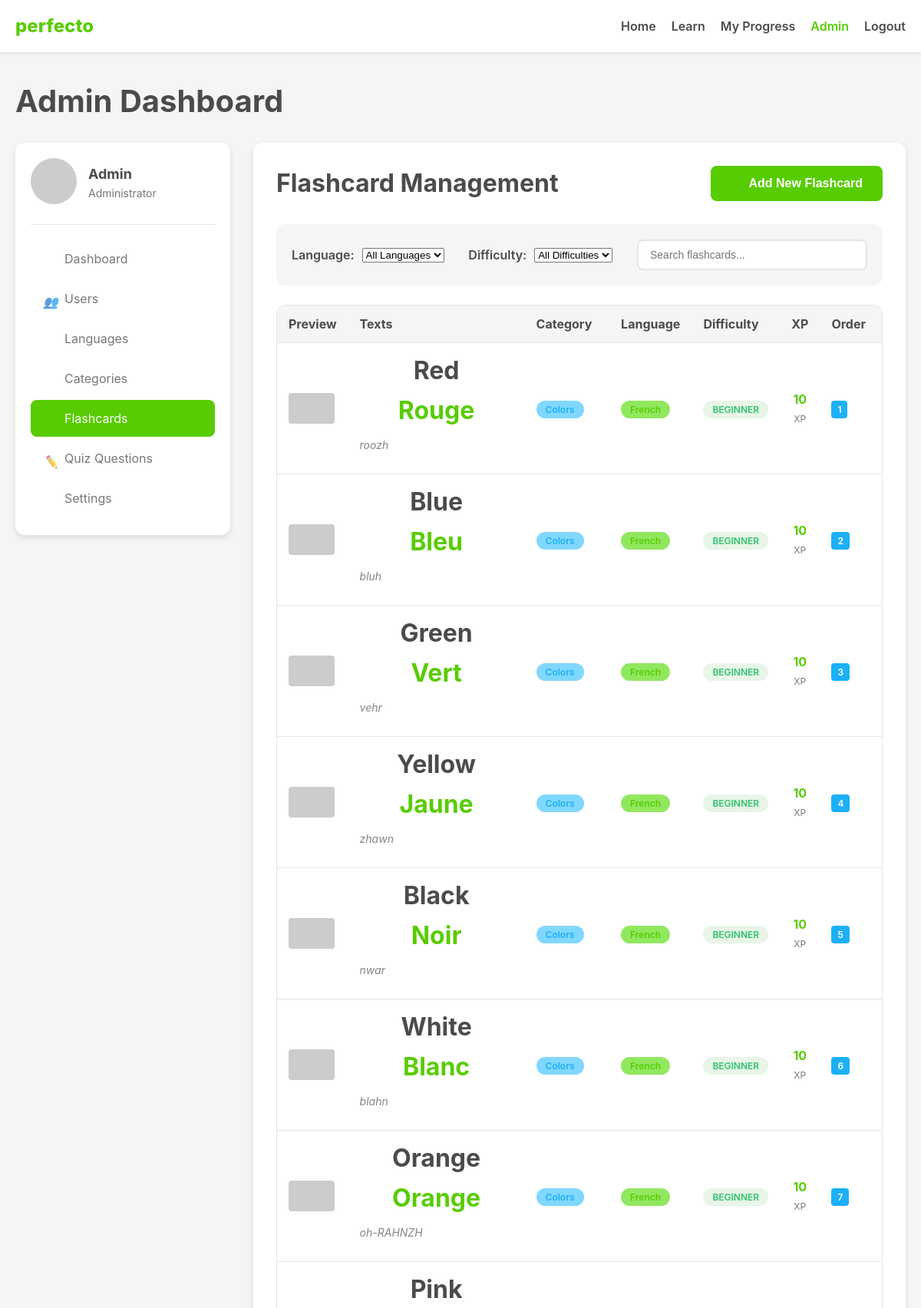
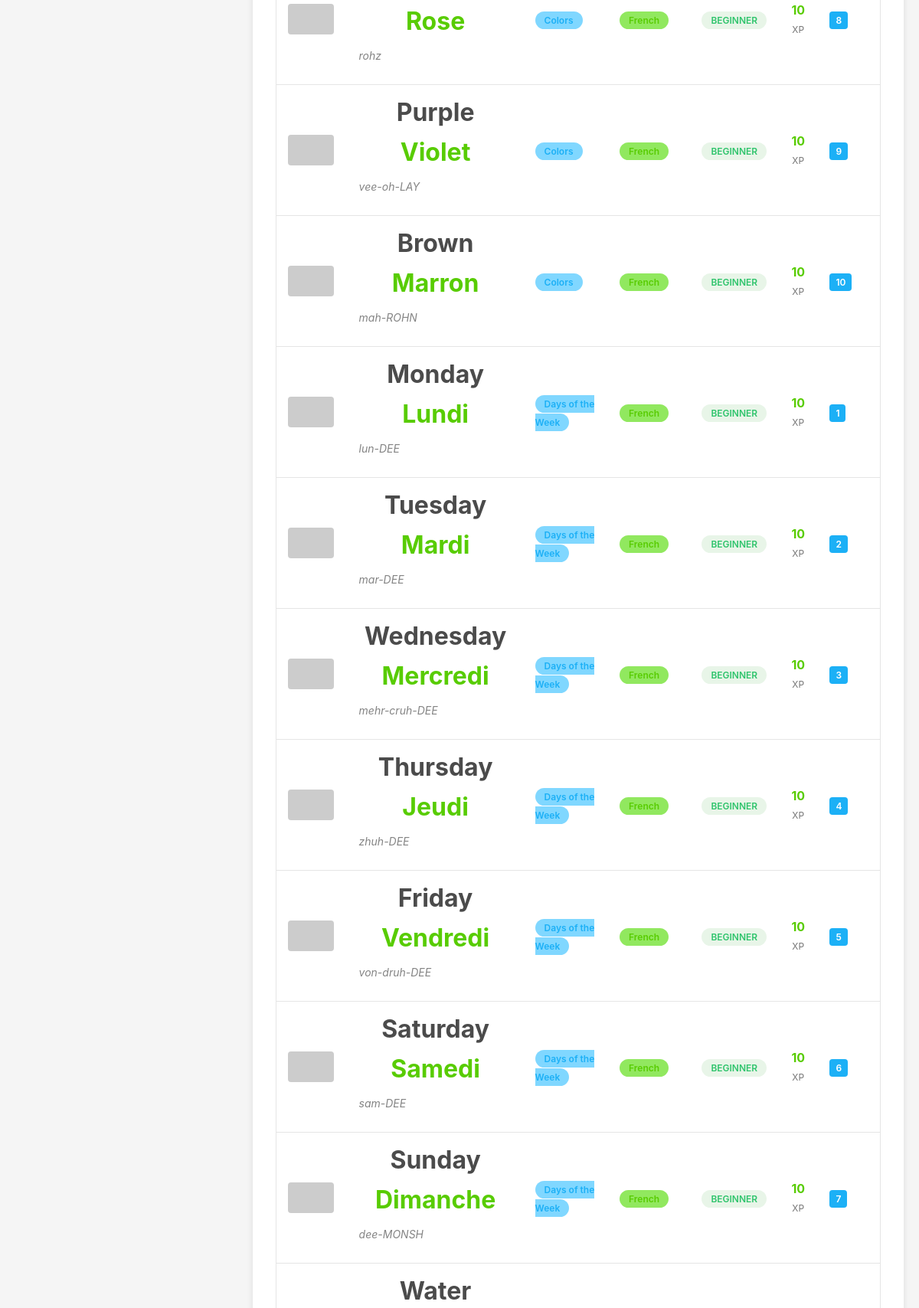
Page /dashboard/admin.php?tab=flashcards&filter=1 (signed in, upper part) on the committed database (2 pictures, top to bottom).
### tables this page shows
CREATE TABLE IF NOT EXISTS flashcards (
    id INT AUTO_INCREMENT PRIMARY KEY,
    category_id INT NOT NULL,
    native_text VARCHAR(255) NOT NULL,
    foreign_text VARCHAR(255) NOT NULL,
    pronunciation VARCHAR(255),
    image_url VARCHAR(255) DEFAULT 'https://placehold.co/300x200',
    xp_value INT DEFAULT 10,
    difficulty ENUM('beginner', 'intermediate', 'advanced') DEFAULT 'beginner',
    display_order INT DEFAULT 0,
    FOREIGN KEY (category_id) REFERENCES categories(id) ON DELETE CASCADE
);

CREATE TABLE IF NOT EXISTS categories (
    id INT AUTO_INCREMENT PRIMARY KEY,
    language_id INT NOT NULL,
    name VARCHAR(100) NOT NULL,
    slug VARCHAR(100) NOT NULL,
    description TEXT,
    display_order INT DEFAULT 0,
    FOREIGN KEY (language_id) REFERENCES languages(id) ON DELETE CASCADE
);

CREATE TABLE IF NOT EXISTS languages (
    id INT AUTO_INCREMENT PRIMARY KEY,
    name VARCHAR(100) NOT NULL,
    code VARCHAR(10) NOT NULL UNIQUE,
    flag_url VARCHAR(255) NOT NULL,
    phrase_count INT DEFAULT 0,
    display_order INT DEFAULT 0
);

### dashboard/admin-tabs/flashcards.php (the view, shortened to what this page needs)
<div class="admin-panel">
    <div class="panel-header">
        <h2>Flashcard Management</h2>
        <div class="panel-actions">
            <button class="btn btn-primary" onclick="togglePanel('add-flashcard-panel')">
                <i class="btn-icon add-icon"></i>
                Add New Flashcard
            </button>
        </div>
    </div>
    <div class="filter-controls">
        <div class="filter-group">
            <label for="language-filter">Language:</label>
            <select id="language-filter" onchange="filterByLanguage(this.value)">
                <option value="">All Languages</option>
            </select>
        </div>
        <div class="filter-group">
            <label for="difficulty-filter">Difficulty:</label>
            <select id="difficulty-filter" onchange="filterByDifficulty(this.value)">
                <option value="">All Difficulties</option>
            </select>
        </div>
        <div class="search-box">
            <input type="text" id="flashcard-search" placeholder="Search flashcards..." onkeyup="filterTable('flashcards-table', this.value)">
            <i class="search-icon"></i>
        </div>
    </div>
    <div class="table-container">
        <table class="admin-table" id="flashcards-table">
            <thead>
                <tr>
                    <th>Preview</th>
                    <th>Texts</th>
                    <th>Category</th>
                    <th>Language</th>
                    <th>Difficulty</th>
                    <th>XP</th>
                    <th>Order</th>
                    <th>Actions</th>
                </tr>
            </thead>
            <tbody>
                <?php if (!empty($data['flashcards'])): ?>
                    <?php foreach ($data['flashcards'] as $flashcard): ?>
                        <tr data-language-id="<?php
                            $language_id = '';
                            foreach ($categories as $cat) {
                                if ($cat['id'] == $flashcard['category_id']) {
                                    $language_id = $cat['language_id'];
                                    break;
                                }
                            }
                            echo $language_id;
                        ?>" data-difficulty="<?php echo $flashcard['difficulty']; ?>">
                            <td>
                                <div class="flashcard-preview">
                                    <img src="<?php echo htmlspecialchars($flashcard['image_url']); ?>"
                                         alt="<?php echo htmlspecialchars($flashcard['native_text']); ?>"
                                         class="preview-image"
                                         onerror="this.src='https://placehold.co/60x40/E5E5E5/999999?text=No+Image'">
                                </div>
                            </td>
                            <td>
                                <div class="flashcard-texts">
                                    <div class="native-text">
                                        <strong><?php echo htmlspecialchars($flashcard['native_text']); ?></strong>
                                    </div>
                                    <div class="foreign-text">
                                        <?php echo htmlspecialchars($flashcard['foreign_text']); ?>
                                    </div>
                                    <?php if (!empty($flashcard['pronunciation'])): ?>
                                        <div class="pronunciation">
                                            <em><?php echo htmlspecialchars($flashcard['pronunciation']); ?></em>
                                        </div>
                                    <?php endif; ?>
                                </div>
                            </td>
                            <td>
                                <span class="category-tag">
                                    <?php echo htmlspecialchars($flashcard['category_name']); ?>
                                </span>
                            </td>
                            <td>
                                <span class="language-tag">
                                    <?php echo htmlspecialchars($flashcard['language_name']); ?>
                                </span>
                            </td>
                            <td>
                                <span class="difficulty-badge <?php echo $flashcard['difficulty']; ?>">
                                    <?php echo ucfirst($flashcard['difficulty']); ?>
                                </span>
                            </td>
                            <td>
                                <div class="xp-display">
                                    <span class="xp-amount"><?php echo $flashcard['xp_value']; ?></span>
                                    <span class="xp-label">XP</span>
                                </div>
                            </td>
                            <td>
                                <span class="order-badge"><?php echo $flashcard['display_order']; ?></span>
                            </td>
                            <td>
                            </td>
                        </tr>
                    <?php endforeach; ?>
                <?php endif; ?>
            </tbody>
        </table>
    </div>
</div>

### assets/css/style.css (style rules this page uses)
:root { --primary-color: #58CC02; --primary-dark: #45a70a; --primary-light: #91e85f; --secondary-color: #1CB0F6; --secondary-dark: #0099e3; --secondary-light: #80d7ff; --accent-color: #FF4B4B; --success-color: #2fc46c; --warning-color: #ffc800; --error-color: #ff4b4b; --text-dark: #4b4b4b; --text-medium: #777777; --text-light: #a5a5a5; --background-light: #f5f5f5; --background-white: #ffffff; --border-color: #e5e5e5; --shadow-color: rgba(0, 0, 0, 0.1); --font-primary: 'Nunito', -apple-system, BlinkMacSystemFont, 'Segoe UI', Roboto, Oxygen, Ubuntu, Cantarell, 'Open Sans', 'Helvetica Neue', sans-serif; }
* { margin: 0; padding: 0; box-sizing: border-box; }
body { font-family: var(--font-primary); font-size: 16px; line-height: 1.5; color: var(--text-dark); background-color: var(--background-light); }
h1, h2, h3, h4, h5, h6 { margin-bottom: 0.5em; line-height: 1.2; font-weight: 700; }
h2 { font-size: 2rem; }
.btn { display: inline-block; padding: 12px 24px; font-size: 1rem; font-weight: 700; text-align: center; border-radius: 8px; border: 2px solid transparent; cursor: pointer; transition: all 0.3s ease; }
.btn-primary { background-color: var(--primary-color); color: white; border-color: var(--primary-color); }
.admin-panel { padding: 30px; }
.panel-header { display: flex; justify-content: space-between; align-items: center; margin-bottom: 30px; flex-wrap: wrap; gap: 15px; }
.panel-header h2 { margin: 0; color: var(--text-dark); }
.panel-actions { display: flex; gap: 10px; }
.table-container { overflow-x: auto; border-radius: 12px; border: 1px solid var(--border-color); }
.search-box { position: relative; min-width: 300px; }
.search-box input { width: 100%; padding: 10px 40px 10px 15px; border: 2px solid var(--border-color); border-radius: 8px; font-size: 0.875rem; }
.search-icon { position: absolute; right: 12px; top: 50%; transform: translateY(-50%); width: 16px; height: 16px; opacity: 0.5; }
.admin-table { width: 100%; border-collapse: collapse; }
.admin-table th, .admin-table td { padding: 15px; text-align: left; border-bottom: 1px solid var(--border-color); }
.admin-table th { background-color: var(--background-light); font-weight: 600; color: var(--text-dark); }
.xp-display { text-align: center; }
.xp-amount { display: block; font-weight: 700; color: var(--primary-color); }
.xp-label { font-size: 0.75rem; color: var(--text-medium); }
.btn-icon { width: 16px; height: 16px; background-size: cover; display: inline-block; }
.btn:has(.btn-icon) { display: flex; align-items: center; gap: 8px; }
.filter-controls { display: flex; justify-content: space-between; align-items: center; gap: 20px; margin-bottom: 25px; padding: 20px; background-color: var(--background-light); border-radius: 12px; }
.filter-group { display: flex; align-items: center; gap: 10px; }
.filter-group label { font-weight: 600; color: var(--text-dark); white-space: nowrap; }
.language-tag { background-color: var(--primary-light); color: var(--primary-color); padding: 4px 12px; border-radius: 20px; font-size: 0.75rem; font-weight: 600; }
.order-badge { background-color: var(--secondary-color); color: white; padding: 4px 8px; border-radius: 4px; font-size: 0.75rem; font-weight: 600; }
.native-text, .foreign-text { font-size: 2rem; font-weight: 700; margin: 0; text-align: center; }
.pronunciation { font-size: 1.125rem; margin: 10px 0; opacity: 0.9; }
.difficulty-badge { padding: 6px 16px; border-radius: 20px; font-size: 0.75rem; font-weight: 600; text-transform: uppercase; background-color: rgba(255,255,255,0.2); backdrop-filter: blur(10px); }
.table-container { overflow-x: auto; }
.admin-table th, .admin-table td { padding: 12px 15px; text-align: left; border-bottom: 1px solid var(--border-color); }
.admin-table th { background-color: var(--background-light); font-weight: 700; }
.pronunciation { color: var(--text-medium); font-style: italic; margin-bottom: 15px; }

### rows in the picture
flashcards: native_text "Red", foreign_text "Rouge", pronunciation "roozh", category.name "Colors", difficulty "BEGINNER", xp_value "10", display_order "1"
languages: name "French"
flashcards: native_text "Blue", foreign_text "Bleu", pronunciation "bluh", category.name "Colors", difficulty "BEGINNER", xp_value "10", display_order "2"
flashcards: native_text "Green", foreign_text "Vert", pronunciation "vehr", category.name "Colors", difficulty "BEGINNER", xp_value "10", display_order "3"
flashcards: native_text "Yellow", foreign_text "Jaune", pronunciation "zhawn", category.name "Colors", difficulty "BEGINNER", xp_value "10", display_order "4"
flashcards: native_text "Black", foreign_text "Noir", pronunciation "nwar", category.name "Colors", difficulty "BEGINNER", xp_value "10", display_order "5"
flashcards: native_text "White", foreign_text "Blanc", pronunciation "blahn", category.name "Colors", difficulty "BEGINNER", xp_value "10", display_order "6"
flashcards: native_text "Orange", foreign_text "Orange", pronunciation "oh-RAHNZH", category.name "Colors", difficulty "BEGINNER", xp_value "10", display_order "7"
flashcards: native_text "Pink", foreign_text "Rose", pronunciation "rohz", category.name "Colors", difficulty "BEGINNER", xp_value "10", display_order "8"
flashcards: native_text "Purple", foreign_text "Violet", pronunciation "vee-oh-LAY", category.name "Colors", difficulty "BEGINNER", xp_value "10", display_order "9"
flashcards: native_text "Brown", foreign_text "Marron", pronunciation "mah-ROHN", category.name "Colors", difficulty "BEGINNER", xp_value "10", display_order "10"
flashcards: native_text "Monday", foreign_text "Lundi", pronunciation "lun-DEE", category.name "Days of the Week", difficulty "BEGINNER", xp_value "10", display_order "1"
flashcards: native_text "Tuesday", foreign_text "Mardi", pronunciation "mar-DEE", category.name "Days of the Week", difficulty "BEGINNER", xp_value "10", display_order "2"
flashcards: native_text "Wednesday", foreign_text "Mercredi", pronunciation "mehr-cruh-DEE", category.name "Days of the Week", difficulty "BEGINNER", xp_value "10", display_order "3"
flashcards: native_text "Thursday", foreign_text "Jeudi", pronunciation "zhuh-DEE", category.name "Days of the Week", difficulty "BEGINNER", xp_value "10", display_order "4"
flashcards: native_text "Friday", foreign_text "Vendredi", pronunciation "von-druh-DEE", category.name "Days of the Week", difficulty "BEGINNER", xp_value "10", display_order "5"
flashcards: native_text "Saturday", foreign_text "Samedi", pronunciation "sam-DEE", category.name "Days of the Week", difficulty "BEGINNER", xp_value "10", display_order "6"
flashcards: native_text "Sunday", foreign_text "Dimanche", pronunciation "dee-MONSH", category.name "Days of the Week", difficulty "BEGINNER", xp_value "10", display_order "7"
flashcards: native_text "Water"

### other values in the picture
$_SESSION['username'] "Admin"
